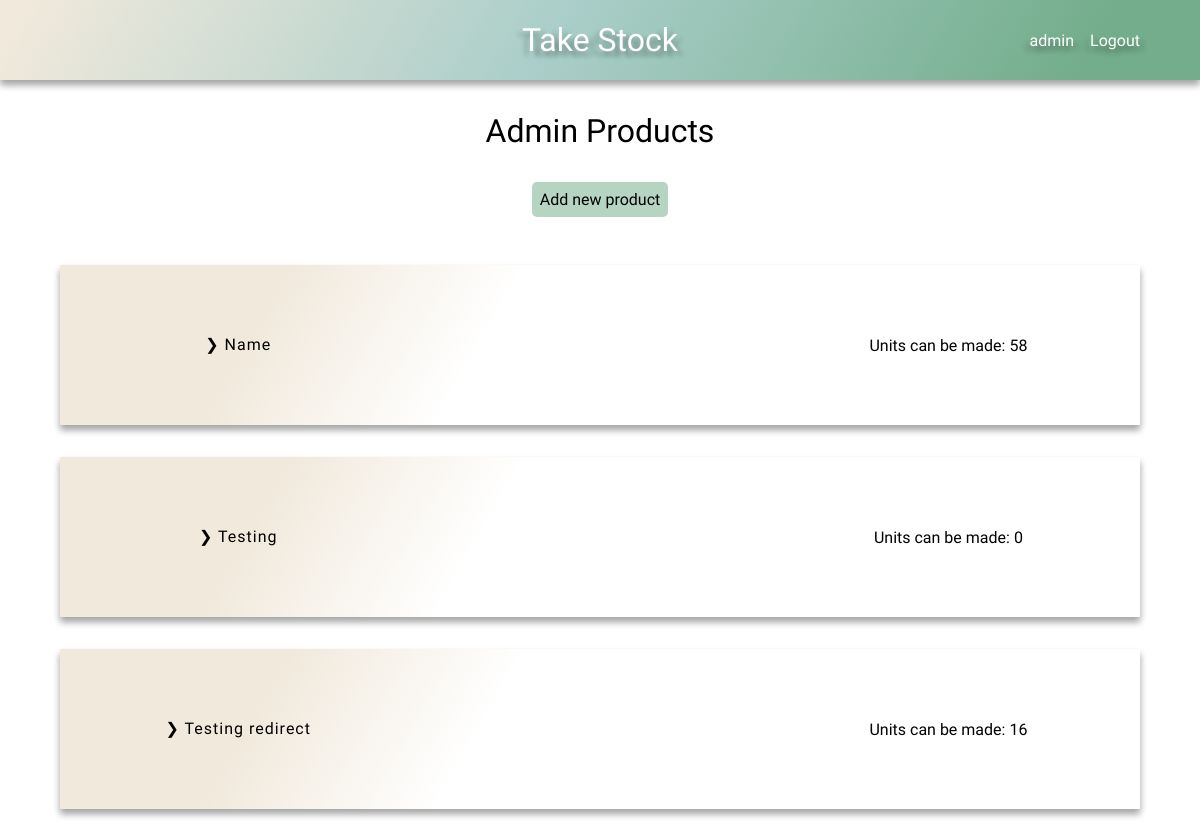
The app's page /products/ (signed in, upper part), older data.
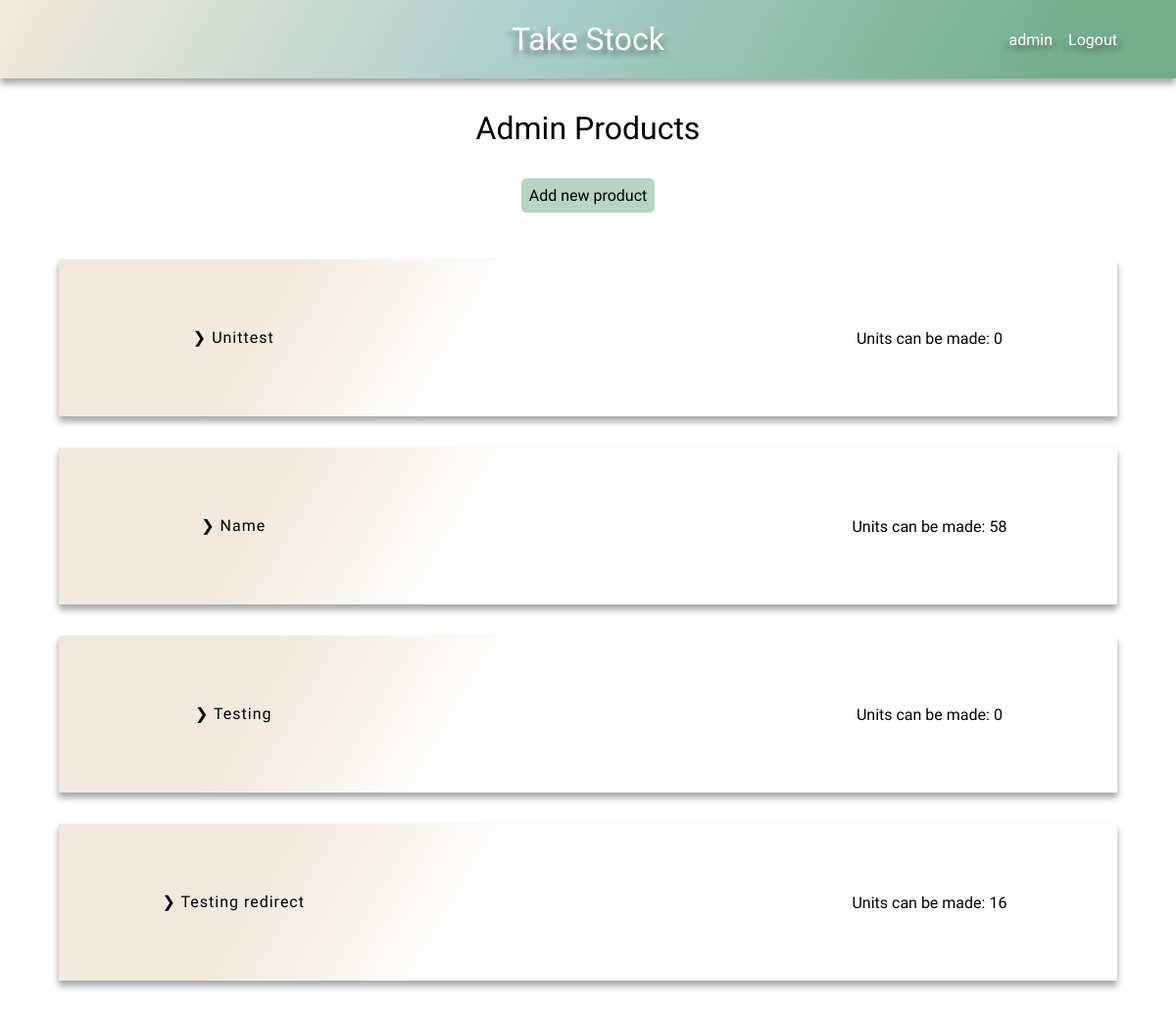
The same page, newer data.
### stock/models.py (models this page shows)
class Product(models.Model):
    name = models.CharField(max_length=100)
    stock_parts = models.ManyToManyField(Stock)
    company = models.ForeignKey(User, on_delete=models.CASCADE, default=1)
    def __str__(self):
        return f'{self.name}'

### stock/views.py (the view)
# urls.py: path('products/', product_page, name='products'),
def product_page(request):
    default_user = request.user
    products = Product.objects.filter(company=default_user)
    number_to_be_made = {}
    for product in products:
        parts = Parts.objects.filter(
            product_part_belongs_to=product.id
            )
        units = {}
        amount = []
        total_units_to_be_made = {}
        for i in parts:
            units_to_make = (i.item.number_in_stock / i.number_required)
            units_to_make = math.floor(units_to_make)
            units[i.product_part_belongs_to] = units_to_make
            amount.append(units_to_make)
        amount.sort()
        amount = amount[:1]
        if len(amount) == 0 or amount[0] == 0:
            total_units_to_be_made = 0
        else:
            for num in amount:
                int(num)
                total_units_to_be_made = num
        number_to_be_made[product.id] = total_units_to_be_made
    context = {
        'products': products,
        'number_to_be_made': number_to_be_made,
        'default_user': default_user
    }
    return render(request, 'products.html', context)

### stock/context_processors.py (called while the page is built)
def base(request):
    default_user = request.user
    return ({
        'default_user': default_user
        })

### stock/templates/products.html
{% extends 'base.html' %}
{% load static %}
{% block head %}
    <link rel="stylesheet" href="{% static 'css/product.css' %}">
{% endblock %}
{% block content %}
    <h1>{{ default_user|title }} Products</h1>
    <div class="add-new btn btn-submit btn-hover">
        <a href="{% url 'add_new_product' %}">Add new product</a>
    </div>
    {% if not products %}
        <h2 class="center">You don't have any products yet!</h2>
    {% else %}
        <div class="product-container">
            {% for product in products %}
                <div class="product-row">
                    <div class="product">
                        <a href="{% url 'product-detail' product.id %}">❯ {{ product }}</a>
                    </div>
                    <div class="orders">
                    </div>
                    <div class="unit-number">
                        {% for key, value in number_to_be_made.items %}
                            {% if product.id == key %}
                                Units can be made: {{ value }}
                            {% endif %}
                        {% endfor %}
                    </div>
                </div>
            {% endfor %}
        </div>
    {% endif %}
{% endblock %}

Row changes from the older to the newer data that the page shows:
added Product: name "Unittest", number_to_be_made "0"
